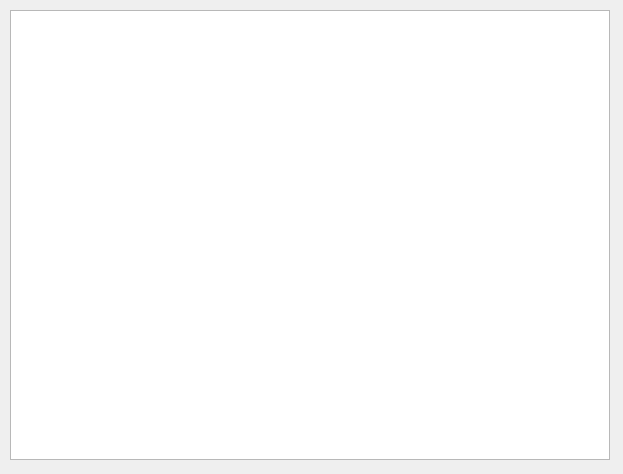
<?xml version="1.0" encoding="UTF-8"?>
<ui version="4.0">
 <class>borrowed_books</class>
 <widget class="QDialog" name="borrowed_books">
  <property name="geometry">
   <rect>
    <x>0</x>
    <y>0</y>
    <width>623</width>
    <height>474</height>
   </rect>
  </property>
  <property name="windowTitle">
   <string>Borrowed Books</string>
  </property>
  <widget class="QTableView" name="borrowed_books_table">
   <property name="geometry">
    <rect>
     <x>10</x>
     <y>10</y>
     <width>600</width>
     <height>450</height>
    </rect>
   </property>
   <property name="minimumSize">
    <size>
     <width>600</width>
     <height>450</height>
    </size>
   </property>
  </widget>
 </widget>
 <resources/>
 <connections/>
</ui>
